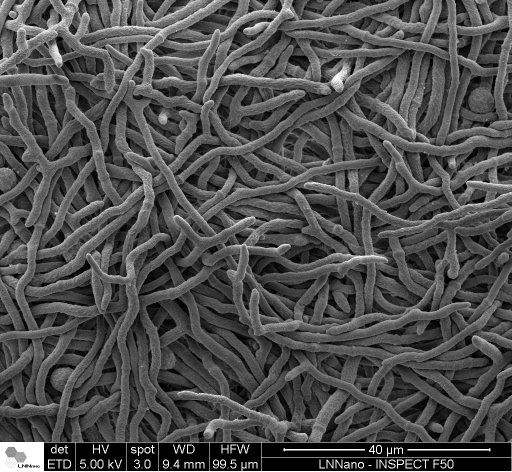
#> input picture images/01_SE_008/01_SE_008_blue.png, 1024 x 943 px, given in place of 01_SE_008.tif, which was not available (shown at 1/2 size)
$ jupyter execute segmentation_vyun.ipynb
#> lines starting #> are read from the running program, lines starting #| are printed output that depends on the picture; after the words box and inside, x2 and y2 are one past the last pixel; in counts of white or black regions, pixels touching at a corner belong together; pictures that were not available may be replaced by others from this repository, and a replacement may not be noted
[cell 1]
import cv2
import matplotlib.pyplot as plt
import numpy as np
from skimage.filters import threshold_multiotsu
from skimage.restoration import denoise_tv_chambolle
from skimage import measure, io, img_as_ubyte, color
from skimage.filters import threshold_otsu
from scipy import ndimage
from skimage.filters.rank import entropy
from skimage.morphology import disk
import glob
from skimage.color import label2rgb, rgb2gray
import os

[cell 2]
try:
    import cv2 as cv
except ModuleNotFoundError:
    import sys
    !{sys.executable} -m pip install opencv-python
    import cv2 as cv

def main():
    #Files name / paths
    filepath_original = "C:\\JupyterLab\\PCA\\Aula7\\OneDrive_2024-05-07_Fungos_LNBr\\Solid_Medium\\06_L11_Solid_CPD\\01_SE_008.tif" #Define o nome do arquivo da imagem dos cristais original.
    filepath = 'C:\\JupyterLab\\PCA\\Aula7\\OneDrive_2024-05-07_Fungos_LNBr\\Solid_Medium\\06_L11_Solid_CPD\\01_SE_008.tif' #Define o nome do arquivo da imagem a ser analisada.

    basename = os.path.basename(filepath_original)
    file_name = os.path.splitext(basename)[0]

    # Carrega a imagem
    orig = cv.imread(cv.samples.findFile(filepath_original), cv.IMREAD_COLOR) #Salva na variável orig a imagem original, sem filtros, direto da linha.
#> orig is the input picture: shape (943, 1024, 3); min 0, max 255, mean 78.3
    without_filter = orig.copy() #img original para se desenhar em cima
    src = cv.imread(cv.samples.findFile(filepath), cv.IMREAD_COLOR) #Salva a imagem que será manipulada na variável
                                                                    #src, assim temos a original e a manipulada (após filtros prévios)
                                                                    #separadamente.
    prior = src.copy() #img dada com filtros prévios para se trabalhar

    #Morphological gradient
    blur = cv.GaussianBlur(src, (7, 7), 2)
    h, w = prior.shape[:2]
#> h = 943; w = 1024

    kernel = cv.getStructuringElement(cv.MORPH_ELLIPSE, (7, 7))
    morph_gradient = cv.morphologyEx(blur, cv.MORPH_GRADIENT, kernel) #img com filtro gradiente morfológico puro
    mgrad = morph_gradient.copy() #img com filtro gradiente morfológico para se continuar processo

    #Gaussian Filter
    gray = cv.cvtColor(mgrad, cv.COLOR_BGR2GRAY) #Transforma a imagem em preto e branco.

    gray_c = gray.copy()

    #gray_c = cv.medianBlur(gray_c, 9)

    #Irregular Shape Detection Hough Transform
    blue_channel = src[:,:,0]
    #background = (blue_channel <= 58)
    #fungus = (blue_channel > 54)
    ret2, threshold2 = cv2.threshold(blue_channel,54,80,cv2.THRESH_BINARY_INV+cv2.THRESH_OTSU)
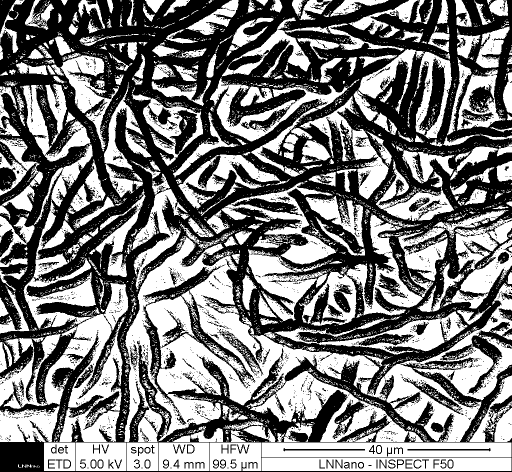
#> threshold2: shape (943, 1024) (shown at 1/2 size); values 0 (black) and 80 (white), 48.8% white; 5271 white regions (4822 under 20 px), largest, box (x1, y1, x2, y2) and area: (249, 472, 759, 884) 61612, (0, 507, 257, 884) 36601, (735, 566, 1024, 884) 24333
#> ret2 = 77

    im_floodfill = threshold2.copy()

    h2, w2 = threshold2.shape[:2]
#> h2 = 943; w2 = 1024
    mask = np.zeros((h2+2, w2+2), np.uint8)

    flood_fill = cv.floodFill(im_floodfill, mask, (0,0), 200)

    im_floodfillinv = cv.bitwise_not(im_floodfill)

    im_out = threshold2 | im_floodfillinv
#> im_out: shape (943, 1024); values 55 (black) and 255 (white), 55.7% white; 1 black region
    #im_out = im_floodfillinv | threshold2

    threshold_blur = cv.GaussianBlur(im_out, (3,3), 9) #Aplica o filtro Gaussiano, neste caso com um desvio padrão de 9 pixels.

    img_inv = cv2.bitwise_not(threshold_blur)

    # [16 lines of commented-out code are left out]

    opening = cv.morphologyEx(img_inv, cv.MORPH_OPEN, kernel,iterations=3)

    erosion = cv.erode(opening, kernel, iterations=1)

    #dilation = cv.dilate(opening, kernel, iterations=1)

    closing = cv.morphologyEx(erosion, cv.MORPH_CLOSE, kernel, iterations=2)
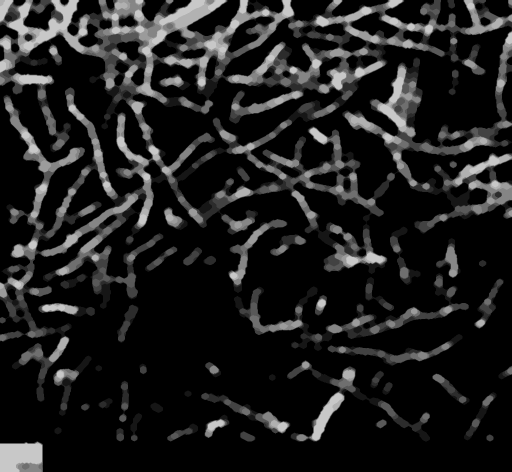
#> closing: shape (943, 1024) (shown at 1/2 size); min 0, max 200, mean 30.9

    #opening = cv.morphologyEx(closing, cv.MORPH_OPEN, kernel,iterations=4)

    #dilation = cv.dilate(opening, kernel, iterations=1)

    contours, hierarchy = cv.findContours(erosion, cv.RETR_EXTERNAL, cv.CHAIN_APPROX_SIMPLE)
#> contours = 99 contours; largest, box (x1, y1, x2, y2) and area: (0, 0, 768, 456) 87462, (684, 61, 1024, 468) 30542, (81, 174, 327, 618) 22886, (451, 82, 775, 244) 17788, (576, 0, 1024, 126) 15670
    shapes_detected = cv.drawContours(without_filter, contours, -1, (255,0,0), 3)


    if os.path.isdir(f'./images/{file_name}'):
        print("Pasta já existente! Será sobrescrito!")
    else:
        os.makedirs(f'./images/{file_name}') # Cria uma pasta respectiva à imagem em análise

    #Centers
    print("Contours:", contours)
#> (printed output is left out)
    #contours_df = pd.DataFrame(contours)
    #np.savetxt(f'/home/gcc/Documents/vitoria_yumi_220056/MNC_sscFext/PDE/mnc_code/{file_name}/{file_name}_contours.txt', contours_df.values, fmt='%d')

    #Images
    im_orig = cv.resize(orig, (640,512))
    cv.imshow("Original", im_orig) #Mostra a imagem original
    cv.imwrite(f'.\\images\\{file_name}\\{file_name}_original.png', orig)

    im_wf = cv.resize(without_filter, (640,512))
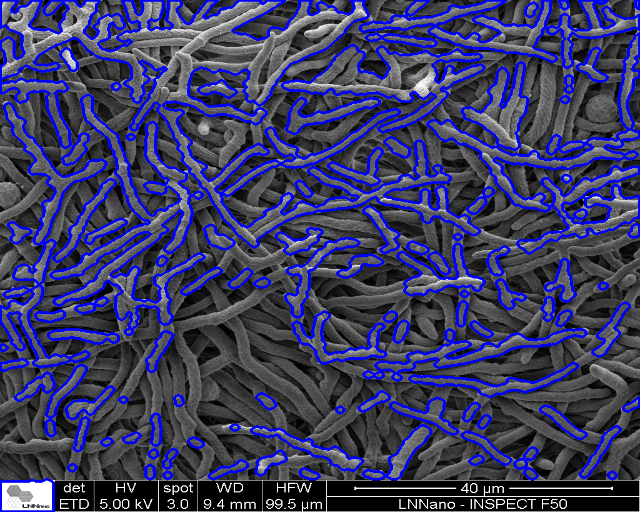
#> im_wf: shape (512, 640, 3); mean B, G, R 101.1, 60.4, 60.4
    cv.imshow("Without filter", im_wf) #Mostra a imagem original com os centros
    cv.imwrite(f'.\\images\\{file_name}\\{file_name}_without-filter.png', without_filter)

    #im_pde = cv.resize(src, (640,512))
    #cv.imshow('PDE', im_pde) #Mostra a imagem com o filtro baseado em EDP aplicado
    #cv.imwrite(f'C:\\JupyterLab\\PCA\\Aula9\\{file_name}_pde.png', src)

    im_mgrad = cv.resize(morph_gradient, (640,512))
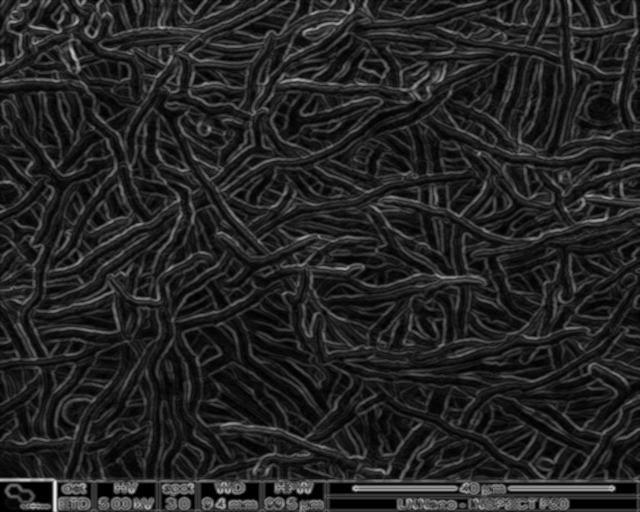
#> im_mgrad: shape (512, 640, 3); min 0, max 228, mean 35.5
    cv.imshow('Morphological gradient', im_mgrad) #Mostra a imagem com o filtro Gradiente Morfológico aplicado
    cv.imwrite(f'.\\images\\{file_name}\{file_name}_morphological-gradient.png', morph_gradient)

    im_gray = cv.resize(gray, (640,512))
    cv.imshow("Processed", im_gray) #Mostra a imagem com o filtro Gaussiano aplicado
    cv.imwrite(f'.\\images\\{file_name}\\{file_name}_gaussian.png', gray)

    im_blue = cv.resize(blue_channel, (640,512))
    cv.imshow("Blue channel", im_blue) #Mostra a imagem com o filtro Gaussiano aplicado
    cv.imwrite(f'.\\images\\{file_name}\\{file_name}_blue.png', blue_channel)

    im_threshold = cv.resize(threshold2, (640,512))
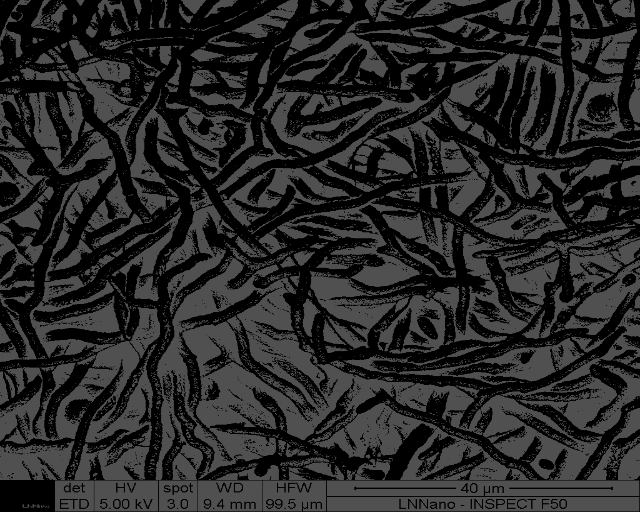
#> im_threshold: shape (512, 640); min 0, max 80, mean 39
    cv.imshow("Threshold", im_threshold) #Mostra a imagem fornecida com filtros THreshold.
    cv.imwrite(f'.\\images\\{file_name}\\{file_name}_threshold.png', threshold2)

    im_flood_fill = cv.resize(im_floodfill, (640,512))
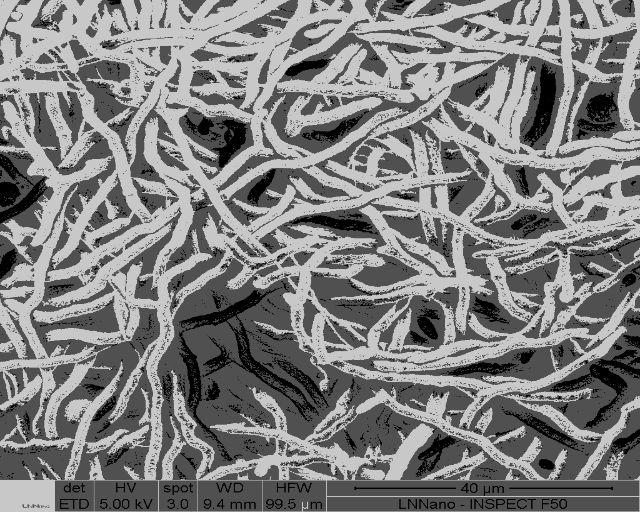
#> im_flood_fill: shape (512, 640); min 0, max 200, mean 127.7
    cv.imshow("Floodfilled", im_flood_fill) #Mostra a imagem fornecida com filtros THreshold.
    cv.imwrite(f'.\\images\\{file_name}\\{file_name}_floodfill.png', im_floodfill)


    im_flood_fill_inv = cv.resize(im_floodfillinv, (640,512))
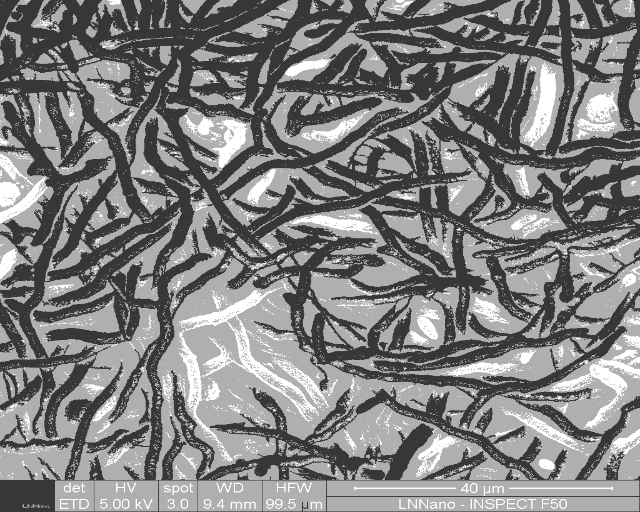
#> im_flood_fill_inv: shape (512, 640); min 55, max 255, mean 127.3
    cv.imshow("Inverted Floodfilled", im_flood_fill_inv) #Mostra a imagem fornecida com filtros THreshold.
    cv.imwrite(f'.\\images\\{file_name}\\{file_name}_floodfill_inv.png', im_floodfillinv)


    im_foreground = cv.resize(im_out, (640,512))
    cv.imshow("Foreground", im_foreground) #Mostra a imagem fornecida com filtros THreshold.
    cv.imwrite(f'.\\images\\{file_name}\\{file_name}_foreground.png', im_out)


    im_threshold_blur = cv.resize(threshold_blur, (640,512))
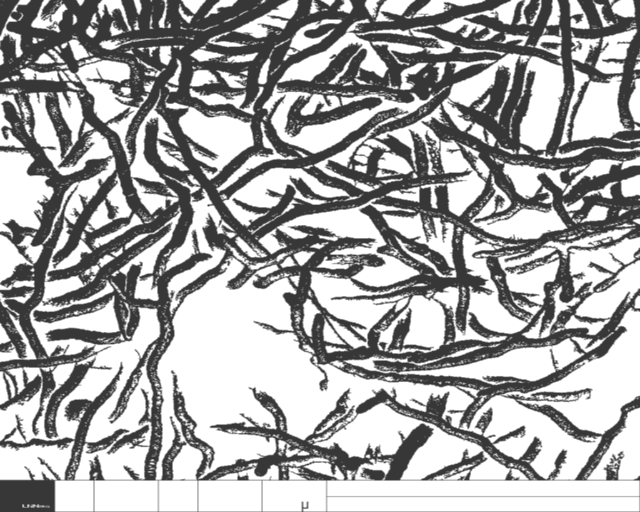
#> im_threshold_blur: shape (512, 640); min 55, max 255, mean 166.4
    cv.imshow("Threshold + Blur", im_threshold_blur) #Mostra a imagem fornecida com filtros THreshold.
    cv.imwrite(f'.\\images\\{file_name}\\{file_name}_threshold_blur.png', threshold_blur)

    im_inv = cv.resize(img_inv, (640,512))
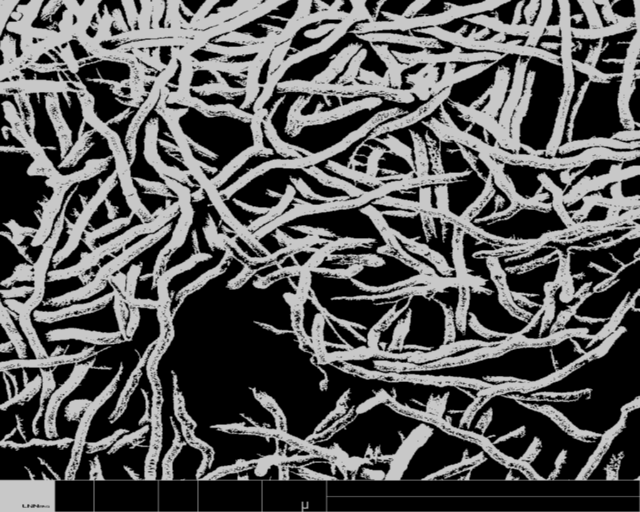
#> im_inv: shape (512, 640); min 0, max 200, mean 88.5
    cv.imshow("Inverted", im_inv) #Mostra a imagem fornecida com filtros THreshold.
    cv.imwrite(f'.\\images\\{file_name}\\{file_name}_threshold_blur.png', img_inv)


    im_opening = cv.resize(opening, (640,512))
    cv.imshow("Opening", im_opening) #Mostra a imagem fornecida com filtros THreshold.
    cv.imwrite(f'.\\images\\{file_name}\\{file_name}_threshold_blur.png', opening)


    ##im_dilation = cv.resize(dilation, (640,512))
    ##cv.imshow("Dilation", im_dilation) #Mostra a imagem fornecida com filtros dilation.
    ##cv.imwrite(f'C:\\JupyterLab\\PCA\\Aula9\\{file_name}_dilation.png', dilation)

    im_erosion = cv.resize(erosion, (640,512))
    cv.imshow("Erosion", im_erosion) #Mostra a imagem fornecida com filtros THreshold.
    cv.imwrite(f'.\\images\\{file_name}\\{file_name}_erosion.png', erosion)


    im_closing = cv.resize(closing, (640,512))
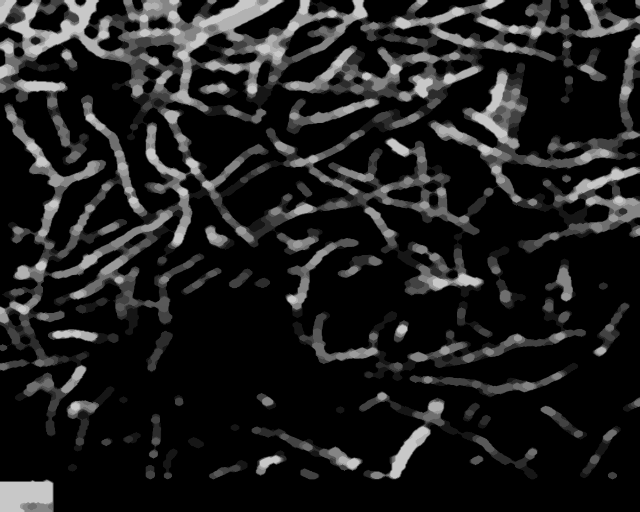
#> im_closing: shape (512, 640); min 0, max 200, mean 30.9
    cv.imshow("Closing", im_closing) #Mostra a imagem fornecida com filtros closing.
    cv.imwrite(f'.\\images\\{file_name}\\{file_name}_threshold_blur.png', closing)


    im_shapes = cv.resize(shapes_detected, (640,512))
    cv.imshow("detected shapes", im_shapes) #Mostra a imagem fornecida com filtros prévios com os círculos detectados.
    cv.imwrite(f'.\\images\\{file_name}\\{file_name}_detected-shapes.png', shapes_detected)

    cv.waitKey(0) #Espera que uma tecla seja pressionada.
    cv.destroyAllWindows() #Fecha as janelas após pressionar qualquer tecla.

    return 0
if __name__ == "__main__":
    main()

$ run again, on images/01_SE_008/01_SE_008_floodfill.png
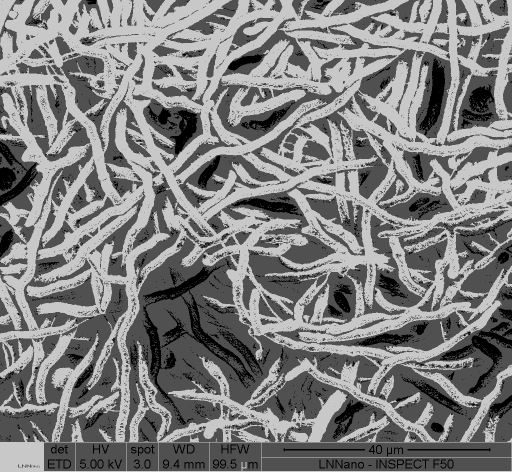
#> input picture images/01_SE_008/01_SE_008_floodfill.png, 1024 x 943 px, given in place of 01_SE_008.tif, which was not available (shown at 1/2 size)
#> in main, orig is the input picture: shape (943, 1024, 3); min 0, max 200, mean 127.7
#> in main, `morph_gradient = cv.morphologyEx(blur, cv.MORPH_GRADIENT, kernel)`:
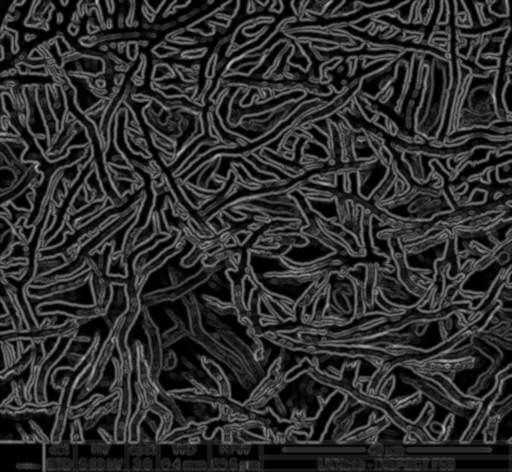
#> morph_gradient: shape (943, 1024, 3) (shown at 1/2 size); min 0, max 187, mean 44.9
#> threshold2: shape (943, 1024); values 0 (black) and 80 (white), 55.7% white; 1 black region, box (x1, y1, x2, y2) and area: (0, 0, 1024, 943) 428036
#> ret2 = 80
#> im_out: shape (943, 1024); values 55 (black) and 255 (white), 55.7% white; 1 black region
#> contours = 99 contours; largest, box (x1, y1, x2, y2) and area: (0, 0, 768, 456) 87462, (684, 61, 1024, 468) 30542, (81, 174, 327, 618) 22886, (451, 82, 775, 244) 17788, (576, 0, 1024, 126) 15670
#> (printed output is left out)
#> in main, `im_flood_fill_inv = cv.resize(im_floodfillinv, (640,512))`:
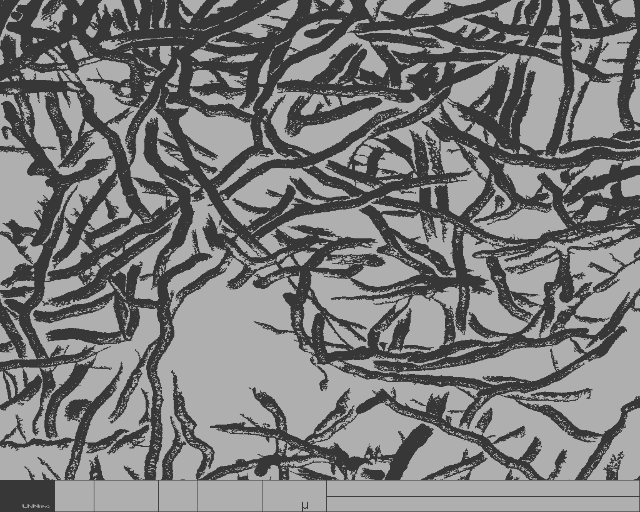
#> im_flood_fill_inv: shape (512, 640); min 55, max 175, mean 121.7

$ run again, on images/01_SE_008/01_SE_008_floodfill_inv.png
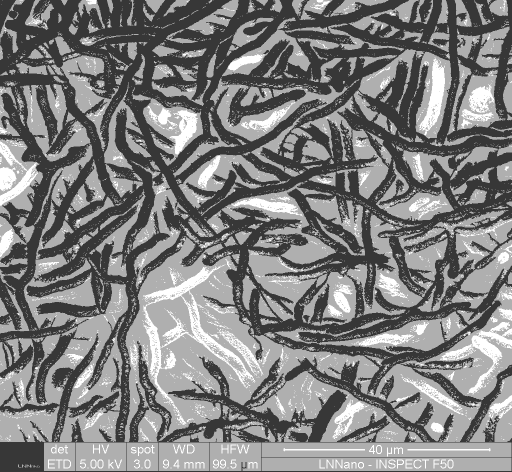
#> input picture images/01_SE_008/01_SE_008_floodfill_inv.png, 1024 x 943 px, given in place of 01_SE_008.tif, which was not available (shown at 1/2 size)
#> in main, orig is the input picture: shape (943, 1024, 3); min 55, max 255, mean 127.3
#> threshold2: shape (943, 1024); values 0 (black) and 80 (white), 44.3% white; 1 white region, box (x1, y1, x2, y2) and area: (0, 0, 1024, 943) 428036
#> ret2 = 55
#> im_out: shape (943, 1024); values 119 (black) and 255 (white), 55.7% white; 1 black region
#> contours = 99 contours; largest, box (x1, y1, x2, y2) and area: (0, 0, 768, 456) 87462, (684, 61, 1024, 468) 30542, (81, 174, 327, 618) 22886, (451, 82, 775, 244) 17788, (576, 0, 1024, 126) 15670
#> (printed output is left out)
#> in main, `im_erosion = cv.resize(erosion, (640,512))`:
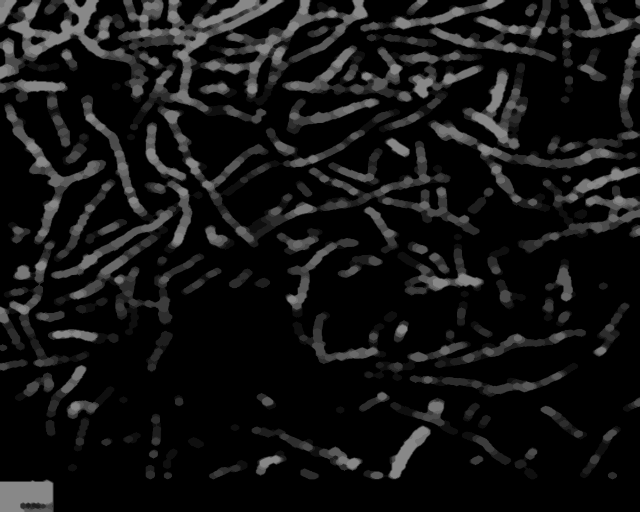
#> im_erosion: shape (512, 640); min 0, max 136, mean 19.8
